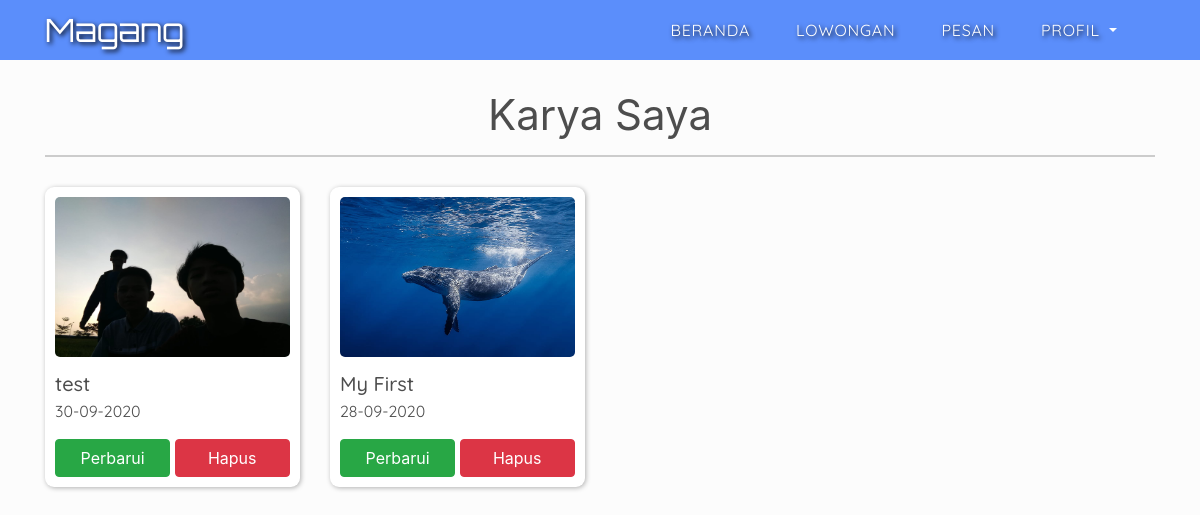
The page /edit-karya.php (signed in) on the database its author committed.
### tables this page shows
CREATE TABLE `karya_siswa` (
  `no` int(11) NOT NULL,
  `id` int(11) NOT NULL,
  `judul` varchar(22) NOT NULL,
  `link` text NOT NULL,
  `foto` varchar(255) NOT NULL,
  `waktu` varchar(20) NOT NULL
);

### koneksi.php (called while the page is built, shortened)
<?php
$koneksi = mysqli_connect("localhost","root","","magang");
function tampil1($perintah){
	global $koneksi;
	$query = mysqli_query($koneksi,$perintah);
	$data = [];
	while ($hasil = mysqli_fetch_assoc($query)) {
	 	$data [] = $hasil;
	 }
	return $data;
}
 ?>

### edit-karya.php (the view, shortened to what this page needs)
<?php
require("koneksi.php");
$id = $_SESSION["id"];
$perintah2 = "SELECT * FROM karya_siswa WHERE id='$id' ORDER BY no DESC";
$data_karya = tampil1($perintah2);
$result = mysqli_query($koneksi,$perintah2);
 ?>
<!doctype html>
<html lang="en" data-theme="null ">
  <head>
    <link rel="stylesheet" href="css/bootstrap.min.css">
    <link rel="stylesheet" href="css/edit-karya.css">
  </head>
  <body>
    <nav class="navbar fixed-top navbar-expand-lg navbar-dark">
      <div class="container">
        <a class="navbar-brand" href="index.php">Magang</a>
        <div class="collapse navbar-collapse" id="navbarNavAltMarkup">
          <div class="navbar-nav ml-auto">
            <a class="nav-item nav-link garis-bawah active" href="index.php">beranda <span class="sr-only">(current)</span></a>
            <a class="nav-item nav-link garis-bawah active" href="lowongan.php">lowongan</a>
            <a class="nav-item nav-link garis-bawah active" href="#">Pesan</a>
            <li class="nav-item dropdown">
              <a class="nav-link dropdown-toggle active" href="#" id="navbarDropdown" role="button" data-toggle="dropdown" aria-haspopup="true" aria-expanded="false">
                profil
              </a>
            </li>
          </div>
        </div>
      </div>
    </nav>
        <section class="karya">
      <div class="container">
        <div class="row">
          <div class="col">
            <h1 class="display-4 text-karya">Karya Saya</h1>
            <div class="tr"></div>
          </div>
        </div>
        <div class="row">
        <?php if(mysqli_fetch_assoc($result)>=1){?>
          <?php foreach($data_karya as $karya): ?>
          <div class="col-lg-3">
            <div class="kotak-karya">
              <img src="img/profil/siswa/<?= $karya['foto']; ?>" alt="" class="thumbnail">
              <h1 class="judul-kotak-karya"><?= $karya["judul"]; ?></h1>
              <p class="deskripsi"><i class="fas fa-clock"></i> <?= $karya["waktu"]; ?></p>
              <a href="update-karya.php?no=<?= $karya['no']; ?>"  class="btn btn-success update">Perbarui</a>
              <a href="hapus-karya.php?no=<?= $karya['no']; ?>" onclick="return confirm('apakah anda yakin ingin mengahpus postingan ini');"  class="btn btn-danger delete">Hapus</a>
            </div>
          </div>
        <?php endforeach; ?>
        <?php }?>
        </div>
      </section>
    </body>
  </html>

### css/edit-karya.css (style rules this page uses)
html { height: 100%; --bg: #FCFCFC; --bg-navbar:#5b8efb; --color-headings: #909090; --color-text: #4d4d4d; --bg-box:white; --border:#cccccc; --btn-primary: #007bff ; }
body { background-color:var(--bg); }
.navbar { background-color: var(--bg-navbar); z-index: 9999999; border-bottom-right-radius: 15px; border-bottom-left-radius: 15px; }
.navbar-brand { font-size: 32px; font-family: 'Orbitron', sans-serif; font-weight: 200 }
.navbar-brand,.nav-link { color: white; text-shadow: 2px 2px 5px black; }
.text-karya { text-align: center; margin-top: 100px; margin-bottom:20px; font-size:36px; color:var(--color-text); font-weight:350; }
.tr { width: 100%; height: 2px; border-bottom: 2px solid var(--border); margin-bottom:30px; }
.kotak-karya { width:90%; height: 400px; background-color: var(--bg-box); border-radius: 9px; box-shadow: 1px 1px 5px rgba(0,0,0,.3); margin:15px auto; padding: 10px; }
.thumbnail { width:100%; height: 250px; border-radius: 5px; }
.judul-kotak-karya { font-size: 23px; font-family: 'Quicksand'; color:var(--color-text); margin-top:12px; margin-bottom:8px; }
.deskripsi { color:var(--color-text); font-family: 'Quicksand'; }
.update, .delete { width:49%; }
@media (min-width: 992px) { .navbar { background-color:var(--bg-navbar); height: 60px; border-bottom-right-radius: 0px; border-bottom-left-radius: 0px; } }
@media (min-width: 992px) { .nav-link { text-transform: uppercase; margin-right: 30px; transition: .3s ease-in-out; font-family: 'Quicksand', sans-serif; letter-spacing: .8px; } }
@media (min-width: 992px) { .karya { width:100%; min-height: 300px; margin-top: 60px; padding-top:60px; padding-bottom: 60px; } }
@media (min-width: 992px) { .text-karya { font-size:42px; text-align: center; margin-top: -30px; margin-bottom: 15px; font-weight:400; } }
@media (min-width: 992px) { .tr { width: 100%; height: 2px; margin-bottom:30px; } }
@media (min-width: 992px) { .kotak-karya { width:100%; height: 300px; border-radius: 9px; box-shadow: 1px 1px 5px rgba(0,0,0,.3); margin:0px auto; margin-bottom:30px; padding: 10px; } }
@media (min-width: 992px) { .thumbnail { width:100%; height: 160px; border-radius: 5px; } }
@media (min-width: 992px) { .judul-kotak-karya { font-size: 20px; font-family: 'Quicksand'; color:var(--color-text); margin-top:15px; margin-bottom:3px; } }
@media (min-width: 992px) { .deskripsi { color:var(--color-text); font-family: 'Quicksand'; } }

### rows shown on the page
karya_siswa: foto (picture), judul "test", waktu "30-09-2020"
karya_siswa: foto (picture), judul "My First", waktu "28-09-2020"
